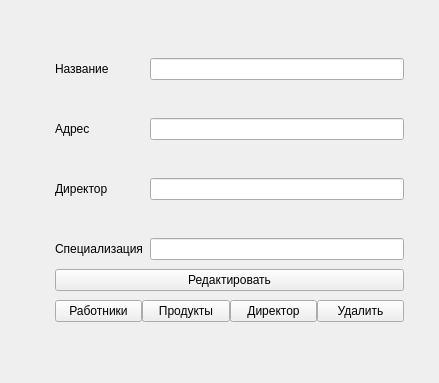
<?xml version="1.0" encoding="UTF-8"?>
<ui version="4.0">
 <class>Shop_Information</class>
 <widget class="QDialog" name="Shop_Information">
  <property name="geometry">
   <rect>
    <x>0</x>
    <y>0</y>
    <width>439</width>
    <height>383</height>
   </rect>
  </property>
  <property name="windowTitle">
   <string>Dialog</string>
  </property>
  <widget class="QWidget" name="formLayoutWidget">
   <property name="geometry">
    <rect>
     <x>40</x>
     <y>20</y>
     <width>379</width>
     <height>315</height>
    </rect>
   </property>
   <layout class="QGridLayout" name="gridLayout">
    <property name="leftMargin">
     <number>15</number>
    </property>
    <property name="rightMargin">
     <number>15</number>
    </property>
    <property name="horizontalSpacing">
     <number>7</number>
    </property>
    <property name="verticalSpacing">
     <number>0</number>
    </property>
    <item row="2" column="1">
     <widget class="QLabel" name="label_6">
      <property name="minimumSize">
       <size>
        <width>0</width>
        <height>20</height>
       </size>
      </property>
      <property name="maximumSize">
       <size>
        <width>16777215</width>
        <height>20</height>
       </size>
      </property>
      <property name="text">
       <string/>
      </property>
     </widget>
    </item>
    <item row="1" column="1">
     <widget class="QLineEdit" name="lineEdit_Name"/>
    </item>
    <item row="0" column="1">
     <widget class="QLabel" name="label_5">
      <property name="minimumSize">
       <size>
        <width>0</width>
        <height>0</height>
       </size>
      </property>
      <property name="maximumSize">
       <size>
        <width>16777215</width>
        <height>20</height>
       </size>
      </property>
      <property name="text">
       <string/>
      </property>
     </widget>
    </item>
    <item row="5" column="0">
     <widget class="QLabel" name="label_3">
      <property name="text">
       <string>Директор</string>
      </property>
     </widget>
    </item>
    <item row="1" column="0">
     <widget class="QLabel" name="label">
      <property name="text">
       <string>Название </string>
      </property>
     </widget>
    </item>
    <item row="5" column="1">
     <widget class="QLineEdit" name="lineEdit_Director"/>
    </item>
    <item row="9" column="0" colspan="2">
     <layout class="QHBoxLayout" name="horizontalLayout">
      <item>
       <widget class="QPushButton" name="WorkersButton">
        <property name="text">
         <string>Работники</string>
        </property>
        <property name="autoDefault">
         <bool>false</bool>
        </property>
       </widget>
      </item>
      <item>
       <widget class="QPushButton" name="ProductsButton">
        <property name="text">
         <string>Продукты</string>
        </property>
        <property name="autoDefault">
         <bool>false</bool>
        </property>
       </widget>
      </item>
      <item>
       <widget class="QPushButton" name="DirectorButton">
        <property name="text">
         <string>Директор</string>
        </property>
        <property name="autoDefault">
         <bool>false</bool>
        </property>
       </widget>
      </item>
      <item>
       <widget class="QPushButton" name="DeleteButton">
        <property name="text">
         <string>Удалить</string>
        </property>
        <property name="autoDefault">
         <bool>false</bool>
        </property>
       </widget>
      </item>
     </layout>
    </item>
    <item row="3" column="0">
     <widget class="QLabel" name="label_2">
      <property name="text">
       <string>Адрес </string>
      </property>
     </widget>
    </item>
    <item row="7" column="1">
     <widget class="QLineEdit" name="lineEdit_Spec"/>
    </item>
    <item row="6" column="1">
     <widget class="QLabel" name="label_8">
      <property name="maximumSize">
       <size>
        <width>16777215</width>
        <height>20</height>
       </size>
      </property>
      <property name="text">
       <string/>
      </property>
     </widget>
    </item>
    <item row="7" column="0">
     <widget class="QLabel" name="label_4">
      <property name="text">
       <string>Специализация</string>
      </property>
     </widget>
    </item>
    <item row="3" column="1">
     <widget class="QLineEdit" name="lineEdit_Address"/>
    </item>
    <item row="4" column="1">
     <widget class="QLabel" name="label_7">
      <property name="maximumSize">
       <size>
        <width>16777215</width>
        <height>20</height>
       </size>
      </property>
      <property name="text">
       <string/>
      </property>
     </widget>
    </item>
    <item row="8" column="0" colspan="2">
     <widget class="QPushButton" name="RedactButton">
      <property name="text">
       <string>Редактировать</string>
      </property>
      <property name="autoDefault">
       <bool>false</bool>
      </property>
     </widget>
    </item>
   </layout>
  </widget>
 </widget>
 <resources/>
 <connections/>
</ui>
